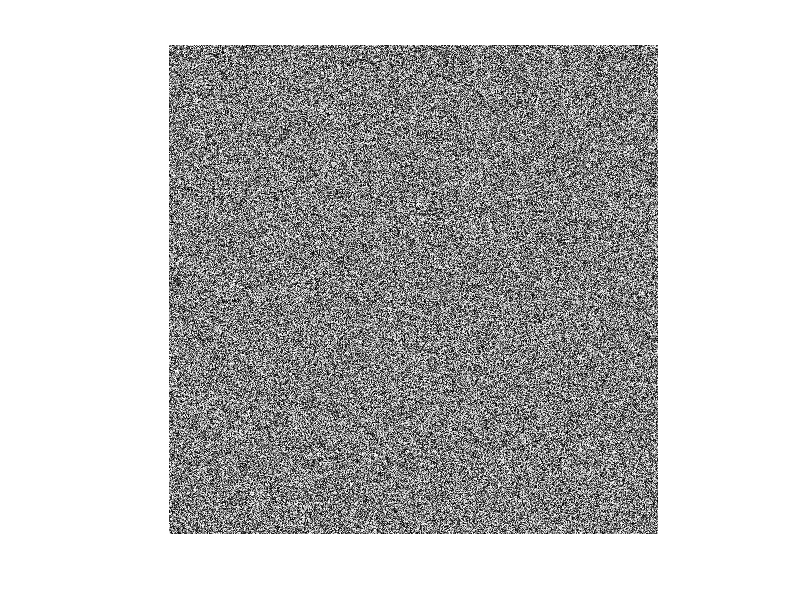

Write the MATLAB code that produced this figure.
%noise circle stimulus

%image array 1000x1000

im = rand(501,501);
imcopy = im;

ang=0:0.01:2*pi;
r = 40;
xp=r*cos(ang);
yp=r*sin(ang);

xs = round(xp+250);
ys = round(yp+250);

% for i = 1:length(xp)
%     imcopy(xs(i),ys(i)) = 1;
% end

map = zeros(501,501);
for i = 1:length(im(:,1))
    for j = 1:length(im(:,2))
        if ((i-250)^2) + ((j-250)^2) < r^2
            map(i,j) = 1;
        end
    end
end

idxs = find(map==1);
npix = length(idxs);

imcopy = im;
coherence = 0.05;
frac = round(npix*coherence);

randpix = randsample(idxs,frac,false);

imcopy(randpix) = 1;
imshow(imcopy)

figure(1)
coherence = 0.0;
for n = 1:90
      
      im = rand(501,501);
      imcopy = im;

      
      if n > 60
        coherence = 0.0; 
        frac = round(npix*coherence);
        randpix = randsample(idxs,frac,false);
        imcopy(randpix) = 1;
      elseif n > 30
        coherence = 0.5;
        frac = round(npix*coherence);
        randpix = randsample(idxs,frac,false);
        imcopy(randpix) = 1;
      end
      %imwrite(imcopy,strcat('circle_',num2str(n-1),'.bmp'),'bmp')
      imshow(imcopy)
      pause(0.001)
end
